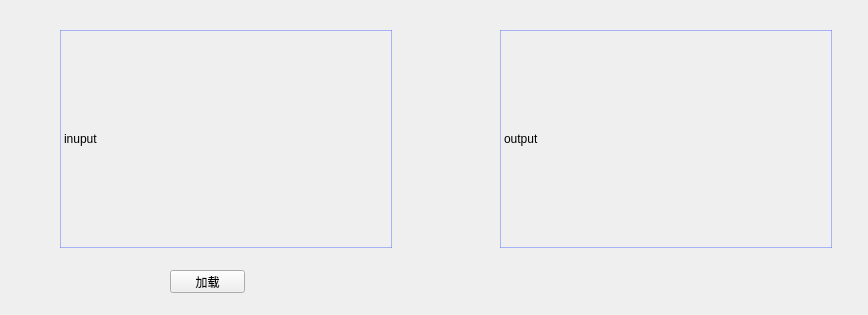
<?xml version="1.0" encoding="UTF-8"?>
<ui version="4.0">
 <class>MainWindow</class>
 <widget class="QMainWindow" name="MainWindow">
  <property name="geometry">
   <rect>
    <x>0</x>
    <y>0</y>
    <width>868</width>
    <height>315</height>
   </rect>
  </property>
  <property name="windowTitle">
   <string>MainWindow</string>
  </property>
  <widget class="QWidget" name="centralWidget">
   <widget class="QLabel" name="input">
    <property name="geometry">
     <rect>
      <x>60</x>
      <y>30</y>
      <width>332</width>
      <height>218</height>
     </rect>
    </property>
    <property name="styleSheet">
     <string notr="true">border: 1px solid rgba(95,116,255,0.50);</string>
    </property>
    <property name="text">
     <string>inuput</string>
    </property>
   </widget>
   <widget class="QLabel" name="output">
    <property name="geometry">
     <rect>
      <x>500</x>
      <y>30</y>
      <width>332</width>
      <height>218</height>
     </rect>
    </property>
    <property name="styleSheet">
     <string notr="true">border: 1px solid rgba(95,116,255,0.50);</string>
    </property>
    <property name="text">
     <string>output</string>
    </property>
   </widget>
   <widget class="QPushButton" name="pushButton">
    <property name="geometry">
     <rect>
      <x>170</x>
      <y>270</y>
      <width>75</width>
      <height>23</height>
     </rect>
    </property>
    <property name="text">
     <string>加载</string>
    </property>
   </widget>
  </widget>
 </widget>
 <layoutdefault spacing="6" margin="11"/>
 <resources/>
 <connections/>
</ui>
